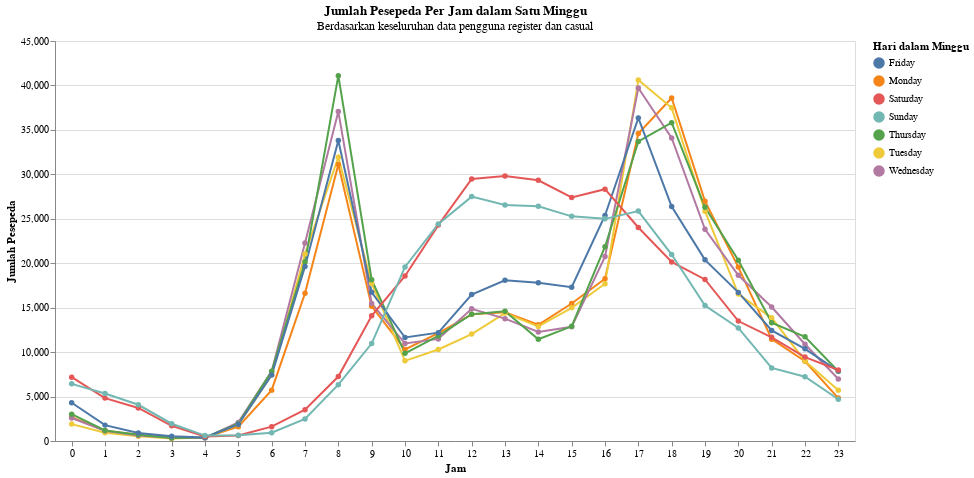

The code cell stored with this chart in its notebook:
### Markdown cell above
Untuk melihat lebih dalam lagi dikarenakan pada kolom holiday mengumpulan hari weakends dan hari libur nasional maka saya akan menggali lebih dalam pada kolom dteday yang mengsepesifikan kita ambil perminggunya selama dua tahun guna melihat tren para pengguna menggunakan bike sharing pada hari apa saja.

### Code cell
# Membuat line chart dengan Altair untuk menampilkan jumlah pesepeda per jam dalam satu minggu
line_chart = alt.Chart(df_per_minggu).mark_line(point=True).encode(
    x=alt.X('hr:O', title='Jam', axis=alt.Axis(labelAngle=0)),
    y=alt.Y('jumlah:Q', title='Jumlah Pesepeda'),
    color=alt.Color('week:N', legend=alt.Legend(title="Hari dalam Minggu")),
    tooltip=['week:N', 'hr:O', 'jumlah:Q']
).properties(
    title=alt.TitleParams(
        text="Jumlah Pesepeda Per Jam dalam Satu Minggu",
        subtitle="Berdasarkan keseluruhan data pengguna register dan casual",
    ),
    width=800,
    height=400
)

line_chart

### Figure 1 — Vega-Lite specification as saved in the notebook (floating-point values rounded to 4 significant figures; data arrays with more than 128 entries replaced by an {"elided": "..."} marker saying what was removed)
{"config": {"view": {"continuousWidth": 300, "continuousHeight": 300}}, "data": {"name": "data-bb5157f195d86ff75da7887dc7e5e236"}, "mark": {"type": "line", "point": true}, "encoding": {"color": {"field": "week", "legend": {"title": "Hari dalam Minggu"}, "type": "nominal"}, "tooltip": [{"field": "week", "type": "nominal"}, {"field": "hr", "type": "ordinal"}, {"field": "jumlah", "type": "quantitative"}], "x": {"axis": {"labelAngle": 0}, "field": "hr", "title": "Jam", "type": "ordinal"}, "y": {"field": "jumlah", "title": "Jumlah Pesepeda", "type": "quantitative"}}, "height": 400, "title": {"text": "Jumlah Pesepeda Per Jam dalam Satu Minggu", "subtitle": "Berdasarkan keseluruhan data pengguna register dan casual"}, "width": 800, "$schema": "https://vega.github.io/schema/vega-lite/v5.16.3.json", "datasets": {"data-bb5157f195d86ff75da7887dc7e5e236": {"elided": "168 records"}}}
